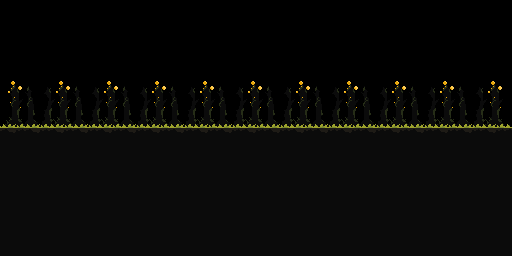

A level layout from a 2D game, rendered from its tile map. Below: a short description, then the map file with tile-grid data replaced by summaries:
An orthogonal 64x32 tile map with 8x8 px tiles, 3 tile layers (Background 2, Background 1, Ground) and 3 objects (Collision, Previous Room, New Room).

<map version="1.10" tiledversion="git" orientation="orthogonal" renderorder="right-down" width="64" height="32" tilewidth="8" tileheight="8" infinite="0" nextlayerid="5" nextobjectid="4">
 <tileset firstgid="1" source="Matinho Tileset.tsx" />
 <layer id="4" name="Background 2" width="64" height="32">
  <data>[2048 cells, 364 non-empty, 76 distinct tile ids]</data>
 </layer>
 <layer id="3" name="Background 1" width="64" height="32">
  <data>[2048 cells, 384 non-empty, 72 distinct tile ids]</data>
 </layer>
 <objectgroup id="2" name="Camada de Objetos 1">
  <object id="1" name="Collision" x="0" y="128" width="512" height="128" />
  <object id="2" name="Previous Room" x="-12" y="80" width="8" height="48" />
  <object id="3" name="New Room" x="516" y="80" width="8" height="48" />
 </objectgroup>
 <layer id="1" name="Ground" width="64" height="32">
  <data>[2048 cells, 1088 non-empty, 10 distinct tile ids]</data>
 </layer>
</map>
